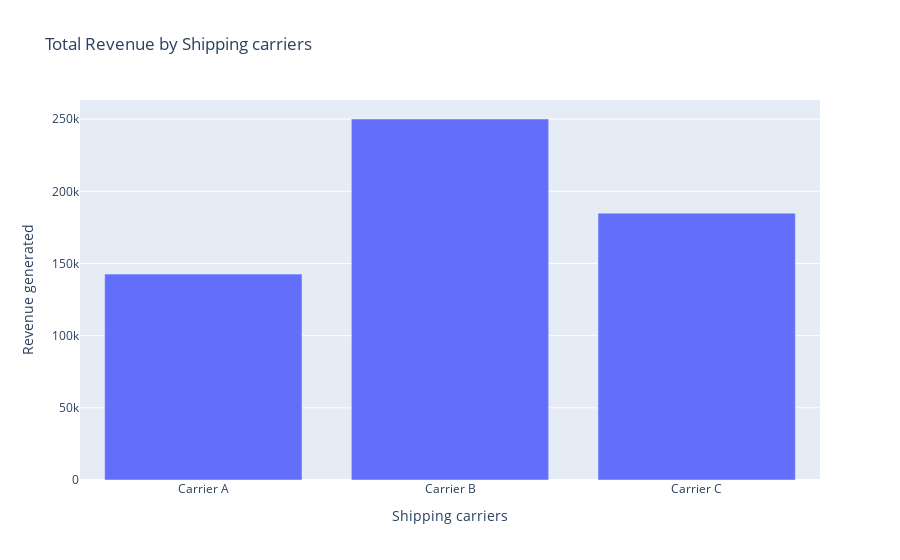

This figure's notebook cell:
### Code cell
fig=go.Figure()
fig.add_trace(go.Bar(x=total_Revenue['Shipping carriers']
           ,y=total_Revenue['Revenue generated']))
fig.update_layout(title='Total Revenue by Shipping carriers',
                 xaxis_title='Shipping carriers',yaxis_title='Revenue generated')
fig.show()

### Figure 1 — Plotly figure (JSON) as saved in the notebook; plotly's stock layout.template omitted (floating-point values rounded to 4 significant figures)
{"data": [{"type": "bar", "x": ["Carrier A", "Carrier B", "Carrier C"], "y": [142600.0, 250100.0, 184900.0]}], "layout": {"autosize": true, "title": {"text": "Total Revenue by Shipping carriers"}, "xaxis": {"autorange": true, "range": [-0.5, 2.5], "title": {"text": "Shipping carriers"}, "type": "category"}, "yaxis": {"autorange": true, "range": [0, 263300.0], "title": {"text": "Revenue generated"}, "type": "linear"}}}
